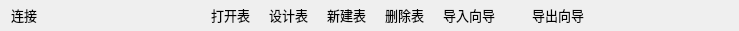
     <widget class="QFrame" name="horizontalFrame_2">
      <property name="sizePolicy">
       <sizepolicy hsizetype="Preferred" vsizetype="Fixed">
        <horstretch>0</horstretch>
        <verstretch>0</verstretch>
       </sizepolicy>
      </property>
      <property name="minimumSize">
       <size>
        <width>0</width>
        <height>31</height>
       </size>
      </property>
      <property name="maximumSize">
       <size>
        <width>16777215</width>
        <height>31</height>
       </size>
      </property>
      <layout class="QHBoxLayout" name="horizontalLayout_2">
       <property name="leftMargin">
        <number>11</number>
       </property>
       <property name="topMargin">
        <number>0</number>
       </property>
       <property name="bottomMargin">
        <number>0</number>
       </property>
       <item>
        <widget class="QLabel" name="label">
         <property name="minimumSize">
          <size>
           <width>0</width>
           <height>30</height>
          </size>
         </property>
         <property name="maximumSize">
          <size>
           <width>16777215</width>
           <height>30</height>
          </size>
         </property>
         <property name="font">
          <font>
           <pointsize>10</pointsize>
           <weight>50</weight>
           <bold>false</bold>
          </font>
         </property>
         <property name="text">
          <string>连接</string>
         </property>
         <property name="alignment">
          <set>Qt::AlignLeading|Qt::AlignLeft|Qt::AlignVCenter</set>
         </property>
        </widget>
       </item>
       <item>
        <spacer name="horizontalSpacer">
         <property name="orientation">
          <enum>Qt::Horizontal</enum>
         </property>
         <property name="sizeType">
          <enum>QSizePolicy::Fixed</enum>
         </property>
         <property name="sizeHint" stdset="0">
          <size>
           <width>155</width>
           <height>20</height>
          </size>
         </property>
        </spacer>
       </item>
       <item>
        <widget class="QLabel" name="label_27">
         <property name="minimumSize">
          <size>
           <width>0</width>
           <height>30</height>
          </size>
         </property>
         <property name="maximumSize">
          <size>
           <width>33</width>
           <height>30</height>
          </size>
         </property>
         <property name="text">
          <string/>
         </property>
         <property name="pixmap">
          <pixmap resource="navi.qrc">:/img/imamges/favicon (3).ico</pixmap>
         </property>
        </widget>
       </item>
       <item>
        <widget class="QLabel" name="label_9">
         <property name="minimumSize">
          <size>
           <width>0</width>
           <height>30</height>
          </size>
         </property>
         <property name="maximumSize">
          <size>
           <width>60</width>
           <height>30</height>
          </size>
         </property>
         <property name="font">
          <font>
           <pointsize>10</pointsize>
           <weight>50</weight>
           <bold>false</bold>
          </font>
         </property>
         <property name="text">
          <string>打开表</string>
         </property>
        </widget>
       </item>
       <item>
        <widget class="QLabel" name="label_29">
         <property name="minimumSize">
          <size>
           <width>0</width>
           <height>30</height>
          </size>
         </property>
         <property name="maximumSize">
          <size>
           <width>33</width>
           <height>30</height>
          </size>
         </property>
         <property name="text">
          <string/>
         </property>
         <property name="pixmap">
          <pixmap resource="navi.qrc">:/img/imamges/favicon (4).ico</pixmap>
         </property>
        </widget>
       </item>
       <item>
        <widget class="QLabel" name="label_3">
         <property name="minimumSize">
          <size>
           <width>0</width>
           <height>30</height>
          </size>
         </property>
         <property name="maximumSize">
          <size>
           <width>60</width>
           <height>30</height>
          </size>
         </property>
         <property name="font">
          <font>
           <pointsize>10</pointsize>
           <weight>50</weight>
           <bold>false</bold>
          </font>
         </property>
         <property name="text">
          <string>设计表</string>
         </property>
        </widget>
       </item>
       <item>
        <widget class="QLabel" name="label_28">
         <property name="minimumSize">
          <size>
           <width>0</width>
           <height>30</height>
          </size>
         </property>
         <property name="maximumSize">
          <size>
           <width>33</width>
           <height>30</height>
          </size>
         </property>
         <property name="text">
          <string/>
         </property>
         <property name="pixmap">
          <pixmap resource="navi.qrc">:/img/imamges/favicon (5).ico</pixmap>
         </property>
        </widget>
       </item>
       <item>
        <widget class="QLabel" name="label_2">
         <property name="minimumSize">
          <size>
           <width>0</width>
           <height>30</height>
          </size>
         </property>
         <property name="maximumSize">
          <size>
           <width>60</width>
           <height>30</height>
          </size>
         </property>
         <property name="font">
          <font>
           <pointsize>10</pointsize>
           <weight>50</weight>
           <bold>false</bold>
          </font>
         </property>
         <property name="text">
          <string>新建表</string>
         </property>
        </widget>
       </item>
       <item>
        <widget class="QLabel" name="label_31">
         <property name="minimumSize">
          <size>
           <width>0</width>
           <height>30</height>
          </size>
         </property>
         <property name="maximumSize">
          <size>
           <width>33</width>
           <height>30</height>
          </size>
         </property>
         <property name="text">
          <string/>
         </property>
         <property name="pixmap">
          <pixmap resource="navi.qrc">:/img/imamges/favicon (6).ico</pixmap>
         </property>
        </widget>
       </item>
       <item>
        <widget class="QLabel" name="label_26">
         <property name="minimumSize">
          <size>
           <width>0</width>
           <height>30</height>
          </size>
         </property>
         <property name="maximumSize">
          <size>
           <width>60</width>
           <height>30</height>
          </size>
         </property>
         <property name="font">
          <font>
           <pointsize>10</pointsize>
           <weight>50</weight>
           <bold>false</bold>
          </font>
         </property>
         <property name="text">
          <string>删除表</string>
         </property>
        </widget>
       </item>
       <item>
        <widget class="QLabel" name="label_4">
         <property name="minimumSize">
          <size>
           <width>0</width>
           <height>30</height>
          </size>
         </property>
         <property name="maximumSize">
          <size>
           <width>33</width>
           <height>30</height>
          </size>
         </property>
         <property name="text">
          <string/>
         </property>
         <property name="pixmap">
          <pixmap resource="navi.qrc">:/img/imamges/favicon (7).ico</pixmap>
         </property>
        </widget>
       </item>
       <item>
        <widget class="QLabel" name="label_30">
         <property name="minimumSize">
          <size>
           <width>70</width>
           <height>30</height>
          </size>
         </property>
         <property name="maximumSize">
          <size>
           <width>70</width>
           <height>30</height>
          </size>
         </property>
         <property name="font">
          <font>
           <pointsize>10</pointsize>
           <weight>50</weight>
           <bold>false</bold>
          </font>
         </property>
         <property name="text">
          <string>导入向导</string>
         </property>
        </widget>
       </item>
       <item>
        <widget class="QLabel" name="label_25">
         <property name="sizePolicy">
          <sizepolicy hsizetype="Preferred" vsizetype="Preferred">
           <horstretch>0</horstretch>
           <verstretch>0</verstretch>
          </sizepolicy>
         </property>
         <property name="minimumSize">
          <size>
           <width>0</width>
           <height>30</height>
          </size>
         </property>
         <property name="maximumSize">
          <size>
           <width>33</width>
           <height>30</height>
          </size>
         </property>
         <property name="text">
          <string/>
         </property>
         <property name="pixmap">
          <pixmap resource="navi.qrc">:/img/imamges/favicon (8).ico</pixmap>
         </property>
        </widget>
       </item>
       <item>
        <widget class="QLabel" name="label_10">
         <property name="sizePolicy">
          <sizepolicy hsizetype="Preferred" vsizetype="Fixed">
           <horstretch>0</horstretch>
           <verstretch>0</verstretch>
          </sizepolicy>
         </property>
         <property name="minimumSize">
          <size>
           <width>70</width>
           <height>30</height>
          </size>
         </property>
         <property name="maximumSize">
          <size>
           <width>70</width>
           <height>30</height>
          </size>
         </property>
         <property name="font">
          <font>
           <pointsize>10</pointsize>
           <weight>50</weight>
           <bold>false</bold>
          </font>
         </property>
         <property name="text">
          <string>导出向导</string>
         </property>
        </widget>
       </item>
       <item>
        <spacer name="horizontalSpacer_2">
         <property name="orientation">
          <enum>Qt::Horizontal</enum>
         </property>
         <property name="sizeType">
          <enum>QSizePolicy::Expanding</enum>
         </property>
         <property name="sizeHint" stdset="0">
          <size>
           <width>100</width>
           <height>20</height>
          </size>
         </property>
        </spacer>
       </item>
       <item>
        <widget class="QLabel" name="label_32">
         <property name="minimumSize">
          <size>
           <width>0</width>
           <height>30</height>
          </size>
         </property>
         <property name="maximumSize">
          <size>
           <width>33</width>
           <height>30</height>
          </size>
         </property>
         <property name="text">
          <string/>
         </property>
         <property name="pixmap">
          <pixmap resource="navi.qrc">:/img/imamges/favicon (9).ico</pixmap>
         </property>
        </widget>
       </item>
       <item>
        <widget class="QLabel" name="label_33">
         <property name="minimumSize">
          <size>
           <width>0</width>
           <height>30</height>
          </size>
         </property>
         <property name="maximumSize">
          <size>
           <width>33</width>
           <height>30</height>
          </size>
         </property>
         <property name="text">
          <string/>
         </property>
         <property name="pixmap">
          <pixmap resource="navi.qrc">:/img/imamges/favicon (10).ico</pixmap>
         </property>
        </widget>
       </item>
      </layout>
     </widget>
